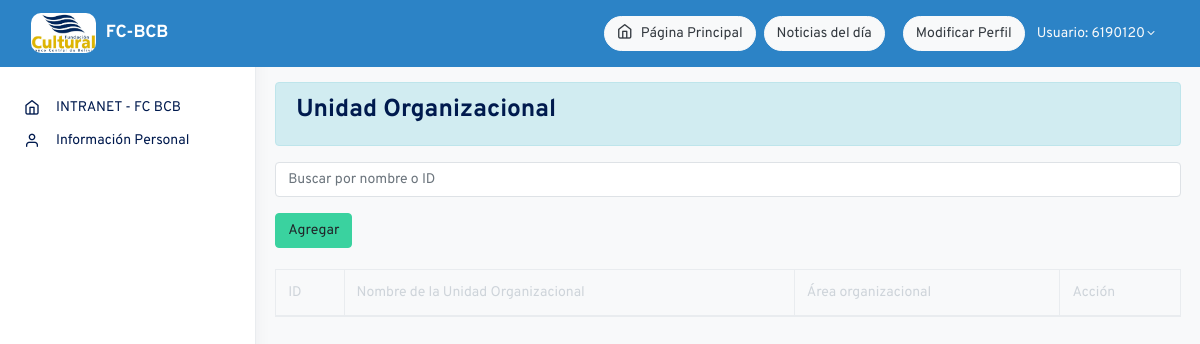
The page /sections.php (signed in) on the database as committed earlier.
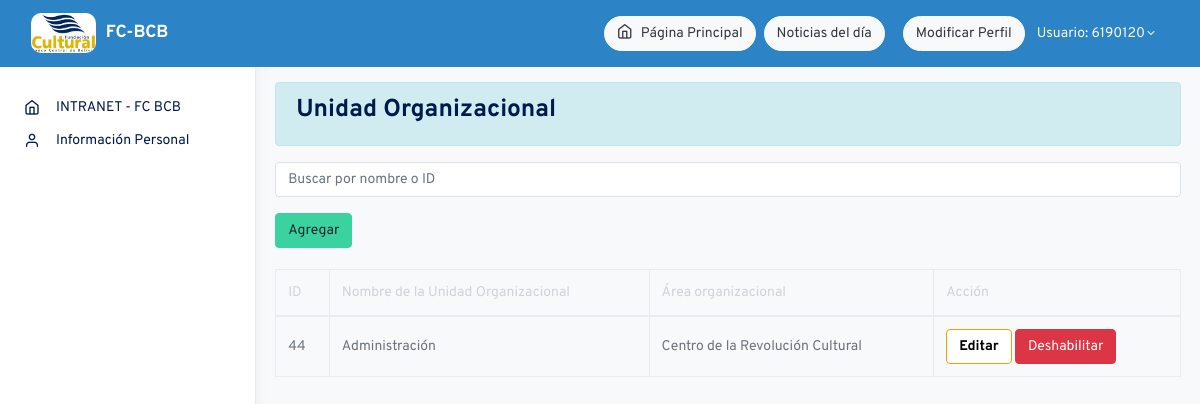
The same page on the database as committed later.
### tables this page shows
CREATE TABLE IF NOT EXISTS `user` (
  `user_id` int(11) NOT NULL AUTO_INCREMENT,
  `ci` varchar(20) NOT NULL,  
  `firstname` varchar(50) NOT NULL,
  `lastname` varchar(50) NOT NULL,
  `username` varchar(20) NOT NULL,
  `password` varchar(32) NOT NULL,  
  `email` varchar(100) NOT NULL,  
  `personal_email` varchar(100) DEFAULT NULL,  
  `phone` varchar(15) DEFAULT NULL,  
  `cell_phone` varchar(15) DEFAULT NULL,  
  `landline_phone` varchar(15) DEFAULT NULL,  
  `repository_phone` varchar(15) DEFAULT NULL,  
  `birth_date` DATE DEFAULT NULL,  
  `address` varchar(255) DEFAULT NULL,
  `status` varchar(20) NOT NULL,
  `profile_img` varchar(255) DEFAULT NULL,
  `active_status` TINYINT(1) NOT NULL DEFAULT '1',  
  `position_id` int(11) DEFAULT NULL,  
  `repository_id` int(11) DEFAULT NULL,  
  `section_id` int(11) DEFAULT NULL,  
  `role_id` int(11) NOT NULL,  
  PRIMARY KEY (`user_id`),
  FOREIGN KEY (`position_id`) REFERENCES `positions`(`position_id`) ON DELETE SET NULL,
  FOREIGN KEY (`repository_id`) REFERENCES `repositories`(`repository_id`) ON DELETE SET NULL,
  FOREIGN KEY (`section_id`) REFERENCES `sections`(`section_id`) ON DELETE SET NULL,
  FOREIGN KEY (`role_id`) REFERENCES `roles`(`role_id`) ON DELETE CASCADE
);

CREATE TABLE IF NOT EXISTS `sections` (
  `section_id` int(11) NOT NULL AUTO_INCREMENT,
  `section_name` varchar(100) NOT NULL,
  `repository_id` int(11) NOT NULL,  
  `status` TINYINT(1) NOT NULL DEFAULT '1',  
  PRIMARY KEY (`section_id`),
  FOREIGN KEY (`repository_id`) REFERENCES `repositories`(`repository_id`) ON DELETE CASCADE
);

CREATE TABLE IF NOT EXISTS `repositories` (
  `repository_id` int(11) NOT NULL AUTO_INCREMENT,
  `repository_name` varchar(100) NOT NULL,
  `building` varchar(100) NOT NULL,
  `department` varchar(100) NOT NULL,
  `status` TINYINT(1) NOT NULL DEFAULT '1',  
  PRIMARY KEY (`repository_id`)
);

### sections.php (the view, shortened to what this page needs)
<?php
include("conexion_db.php");
include_once 'app/complements/header.php';
$repository_id = '';
$user_id = $_SESSION['user_id'] ?? null;
if ($user_id) {
    $query_user = mysqli_query($conn, "SELECT r.repository_id, r.repository_name FROM user u JOIN repositories r ON u.repository_id = r.repository_id WHERE u.user_id = '$user_id' LIMIT 1");
    if ($row_user = mysqli_fetch_assoc($query_user)) {
        $repository_id = $row_user['repository_id'];
    }
}
?>
<?php include 'app/complements/navbar-main.php'; ?>
<?php include 'app/funcionts/sidebar.php'; ?>
<main role="main" class="main-content">
    <br><br><br>
    <div id="content">
        <div class="alert alert-info">
            <h3>Unidad Organizacional</h3>
        </div>
        <div class="form-group">
            <input type="text" id="searchInput" class="form-control" placeholder="Buscar por nombre o ID" onkeyup="searchTable()">
        </div>
        <button class="btn btn-success" data-toggle="modal" data-target="#form_modal"><span class="glyphicon glyphicon-plus"></span> Agregar</button>
        <br /><br />
        <table id="table" class="table table-bordered">
            <thead>
                <tr>
                    <th>ID</th>
                    <th>Nombre de la Unidad Organizacional</th>
                    <th>Área organizacional</th>
                    <th>Acción</th>
                </tr>
            </thead>
            <tbody id="tableBody">
                <?php
                if ($repository_id) {
                    $query = mysqli_query($conn, "SELECT s.section_id, s.section_name, s.repository_id, s.status, r.repository_name
                                                FROM sections s
                                                JOIN repositories r ON s.repository_id = r.repository_id
                                                WHERE s.repository_id = '$repository_id'") or die(mysqli_error($conn));
                    while ($fetch = mysqli_fetch_array($query)) {
                        $button_class = $fetch['status'] == 1 ? 'btn-danger' : 'btn-success';
                        $button_text = $fetch['status'] == 1 ? 'Deshabilitar' : 'Habilitar';
                ?>
                    <tr class="del_section<?php echo $fetch['section_id'] ?>">
                        <td><?php echo $fetch['section_id'] ?></td>
                        <td><?php echo $fetch['section_name'] ?></td>
                        <td><?php echo $fetch['repository_name'] ?></td>
                        <td>
                            <button class="btn btn-warning"
                                    data-section-id="<?php echo $fetch['section_id']; ?>"
                                    data-section-name="<?php echo htmlspecialchars(addslashes($fetch['section_name'])); ?>"
                                    data-repository-id="<?php echo $fetch['repository_id']; ?>"
                                    onclick="openEditModal(this)">
                                <span class="glyphicon glyphicon-edit"></span> Editar
                            </button>
                            <button class="btn <?php echo $button_class; ?>" type="button" onclick="toggleStatus(<?php echo $fetch['section_id']; ?>)">
                                <?php echo $button_text; ?>
                            </button>
                        </td>
                    </tr>
                <?php
                    }
                }
                ?>
            </tbody>
        </table>
    </div>
</main>
<?php
include_once 'app/complements/footer.php';
?>
</body>
</html>

### app/complements/header.php (shortened to what this page needs)
<!doctype html>
<html lang="es">
<head>
    <link rel="stylesheet" href="css/simplebar.css">
    <link href="https://cdnjs.cloudflare.com/ajax/libs/font-awesome/5.15.3/css/all.min.css" rel="stylesheet">
    <link rel="stylesheet" href="css/feather.css">
    <link rel="stylesheet" href="css/select2.css">
    <link rel="stylesheet" href="css/dropzone.css">
    <link rel="stylesheet" href="css/uppy.min.css">
    <link rel="stylesheet" href="css/jquery.steps.css">
    <link rel="stylesheet" href="css/jquery.timepicker.css">
    <link rel="stylesheet" href="css/quill.snow.css">
    <link rel="stylesheet" href="css/daterangepicker.css">
    <link rel="stylesheet" href="css/app-light.css" id="lightTheme" >
    <link rel="stylesheet" href="css/app-dark.css" id="darkTheme" disabled>
</head>
<body class="vertical ">

### app/complements/navbar-main.php (shortened to what this page needs)
<?php
include("conexion_db.php");
$userLoggedIn = false;
$userName = '';
$role_id = 0;
if (isset($_SESSION['user_id'])) {
    $user_id = $_SESSION['user_id'];
    $stmt = $conn->prepare("SELECT username, role_id FROM `user` WHERE user_id = ?");
    $stmt->bind_param("i", $user_id);
    $stmt->execute();
    $stmt->bind_result($username, $role_id);
    $userName = $username;
    $userLoggedIn = true;
}
?>
<nav class="navbar navbar-expand-lg navbar-dark" style="background-color: #2c83c6; z-index: 1001; position: fixed; top: 0; left: 0; width: 100%;">
    <div class="container-fluid">
        <a class="navbar-brand d-flex align-items-center" href="index.php">
            <img src="assets/images/logo.jpeg" alt="Logo" style="height: 40px; border-radius: 10px;">
            <span style="color: #ffffff; font-weight: bold; margin-left: 10px;">FC-BCB</span>
        </a>
        <div class="collapse navbar-collapse justify-content-end" id="navbarNav">
            <ul class="navbar-nav">
                <li class="nav-item">
                    <a class="btn btn-light text-dark rounded-pill ml-2 " href="index.php">
                        <i class="fe fe-home fe-16 mr-2 mb-1"></i> Página Principal
                    </a>
                </li>
                <li class="nav-item">
                    <button class="btn btn-light text-dark rounded-pill ml-2" data-toggle="modal" data-target="#newsModal">
                        Noticias del día
                    </button>
                </li>
                <?php if ($userLoggedIn): ?>
                    <li class="nav-item ml-2">
                        <?php if ($role_id == 1 || $role_id == 2 || $role_id == 4): ?>
                            <a class="btn btn-light rounded-pill text-dark" href="dashboard.php">Administración</a>
                        <?php else: ?>
                            <a class="btn btn-light rounded-pill text-dark" href="perfil_user.php">Modificar Perfil</a>
                        <?php endif; ?>
                    </li>
                    <li class="nav-item dropdown">
                        <a class="nav-link dropdown-toggle" href="#" id="navbarDropdownUser" role="button" data-toggle="dropdown" aria-haspopup="true" aria-expanded="false">
                            Usuario: <?php echo htmlspecialchars($userName); ?>
                        </a>
                    </li>
                <?php else: ?>
                    <li class="nav-item">
                        <a class="nav-link" href="login.php" style="color: #ffffff;">Acceder</a>
                    </li>
                <?php endif; ?>
            </ul>
        </div>
    </div>
</nav>

### app/funcionts/sidebar.php (shortened to what this page needs)
<aside class="sidebar-left border-right bg-white shadow" id="leftSidebar" data-simplebar>
    <nav class="vertnav navbar navbar-light">
        <div class="w-100 mb-4 d-flex">
            <a class="navbar-brand mx-auto mt-2 flex-fill text-center" href="index.php">
            </a>
        </div>
        <ul class="navbar-nav flex-fill w-100 mb-2">
            <li class="nav-item">
                <a class="nav-link" href="index.php">
                    <i class="fe fe-home fe-16"></i>
                    <span class="ml-3 item-text">INTRANET - FC BCB</span>
                </a>
            </li>
            <li class="nav-item">
                <a class="nav-link" href="perfil_user.php">
                    <i class="fe fe-user fe-16"></i>
                    <span class="ml-3 item-text">Información Personal</span>
                </a>
            </li>
        </ul>
    </nav>
</aside>

### app/complements/footer.php (shortened to what this page needs)
</body>
</html>

### css/simplebar.css (style rules this page uses)
[data-simplebar] { position: relative; flex-direction: column; flex-wrap: wrap; justify-content: flex-start; align-content: flex-start; align-items: flex-start; }

### css/feather.css (style rules this page uses)
.fe { font-family: "feather" !important; speak: none; font-style: normal; font-weight: normal; font-variant: normal; text-transform: none; line-height: 1; -webkit-font-smoothing: antialiased; -moz-osx-font-smoothing: grayscale; }
.fe-16 { font-size: 16px; }
.fe-home:before { content: ""; }
.fe-user:before { content: ""; }

### app/complements/navbar-main.php (style rules this page uses)
.navbar-nav .nav-item { display: flex; align-items: center; }
.navbar-nav .nav-link { padding: 6px 8px; display: flex; align-items: center; justify-content: center; }
.navbar-nav .btn { display: flex; align-items: center; justify-content: center; padding: 6px 12px; margin-left: 10px; }
.navbar-nav .nav-link.dropdown-toggle { padding-left: 12px; padding-right: 12px; }
.btn-warning { background-color: #ffffff; color: #000; font-weight: bold; }

Rows that differ between the two databases and show on the page:
added sections: section_id "44", section_name "Administración", repository.repository_name "Centro de la Revolución Cultural", status "Deshabilitar"
